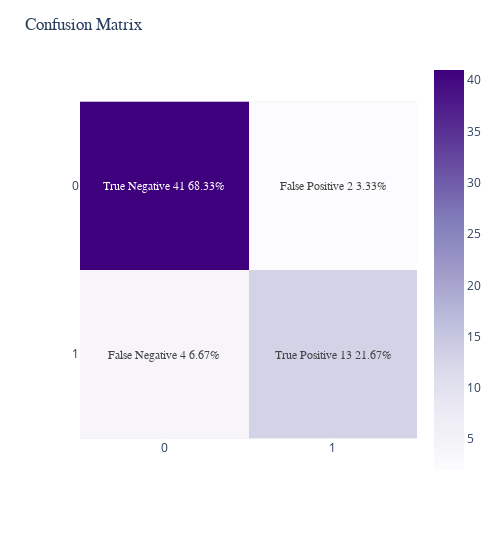

Source (notebook cell):
### Markdown cell above
Comparing with a model with all features, the model with best features there a increased in the ROC AUC, but the Precision descreased this show that model with best features is classifying more instances like positives, but this is bad because the number of false positives also will increse.

### Code cell
# ploting confusion matrix
plot_cunfusion_matrix(lr,X_train_best_features,X_test_best_features,y_train,y_test)

### Figure 1 — Plotly figure (JSON) as saved in the notebook; plotly's stock layout.template omitted (floating-point values rounded to 4 significant figures)
{"data": [{"coloraxis": "coloraxis", "hovertemplate": "x: %{x}<br>y: %{y}<br>color: %{z}<extra></extra>", "name": "0", "text": [["True Negative\n41\n68.33%", "False Positive\n2\n3.33%"], ["False Negative\n4\n6.67%", "True Positive\n13\n21.67%"]], "textfont": {"family": "Rockwell", "size": 12}, "texttemplate": "%{text}", "type": "heatmap", "x": ["0", "1"], "xaxis": "x", "y": ["0", "1"], "yaxis": "y", "z": [[41, 2], [4, 13]]}], "layout": {"coloraxis": {"colorscale": [[0, "rgb(252,251,253)"], [0.125, "rgb(239,237,245)"], [0.25, "rgb(218,218,235)"], [0.375, "rgb(188,189,220)"], [0.5, "rgb(158,154,200)"], [0.625, "rgb(128,125,186)"], [0.75, "rgb(106,81,163)"], [0.875, "rgb(84,39,143)"], [1, "rgb(63,0,125)"]]}, "margin": {"t": 60}, "title": {"font": {"family": "RockWell"}, "text": "Confusion Matrix"}, "width": 500, "xaxis": {"anchor": "y", "constrain": "domain", "domain": [0, 1], "scaleanchor": "y"}, "yaxis": {"anchor": "x", "autorange": "reversed", "constrain": "domain", "domain": [0, 1]}}}
